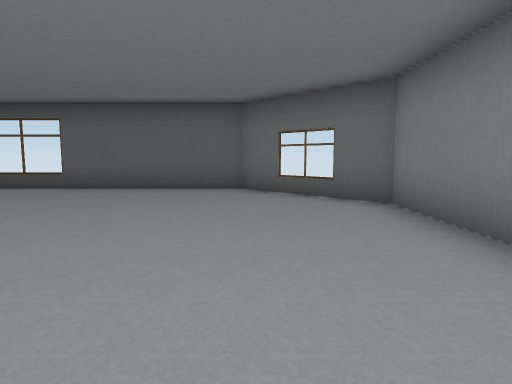
[1] (above)

15 first-person views from a walk through a scene from a Unity 3-D project. The camera is 1.5 m above the floor, tilts 6° down and sees 75° across. The floor is counted in squares, 2 m on a side. Each view is taken from the middle of a square. On the plan, view 1 faces up. The plan holds only what a view shows up to about 11 squares ahead; the rest is blank. The player is left out. Door leaves are left out, so doorways stand open.

[2]
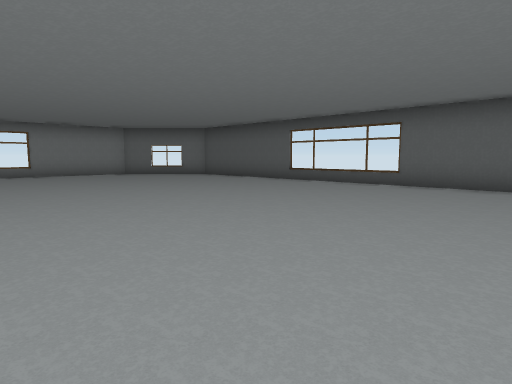

[3]
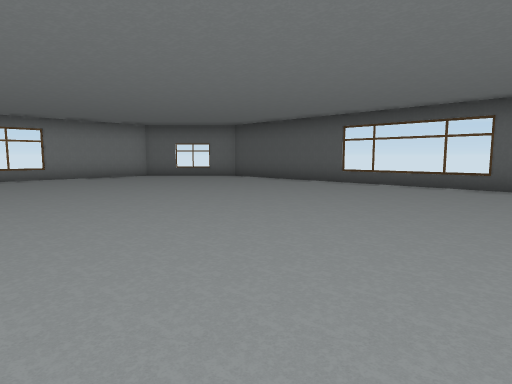

[4]
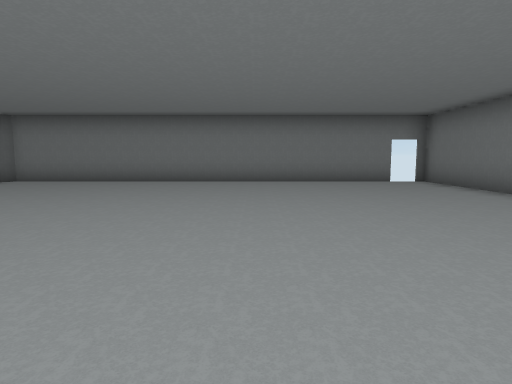

[5]
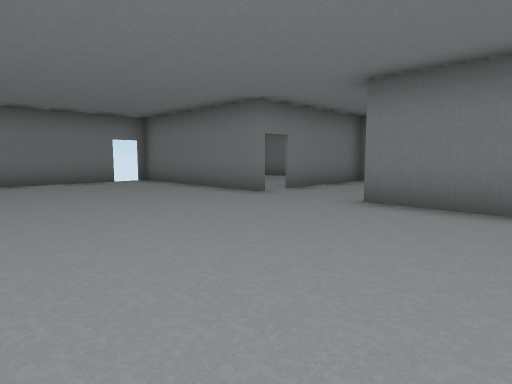

[6]
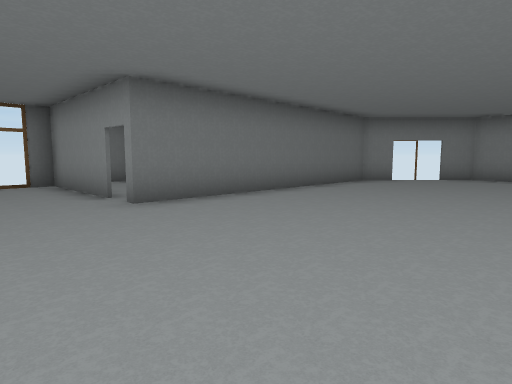

[7]
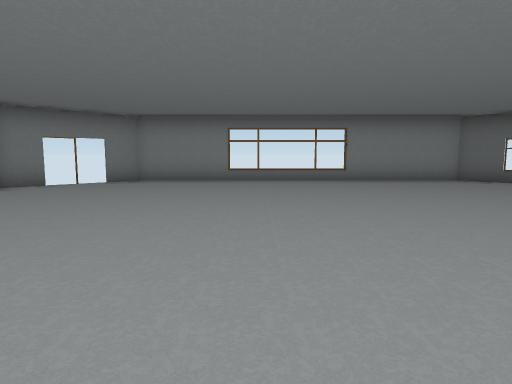

[8]
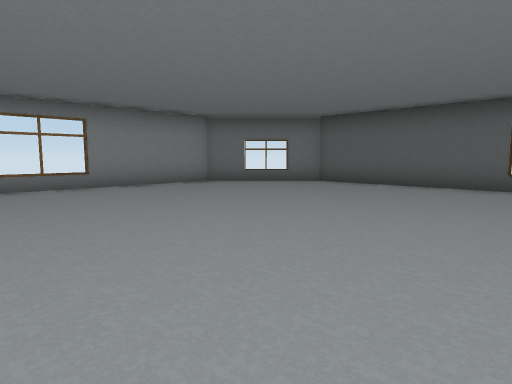

[9]
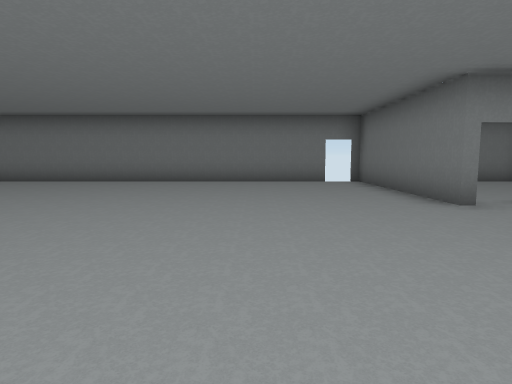

[10]
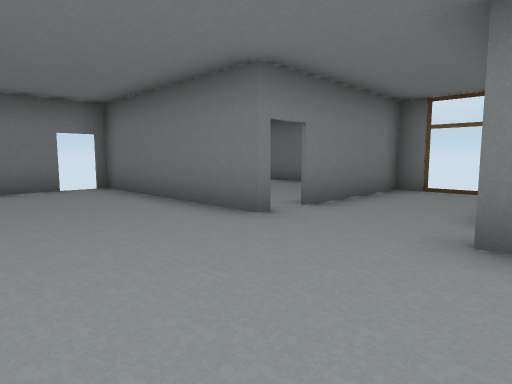

[11]
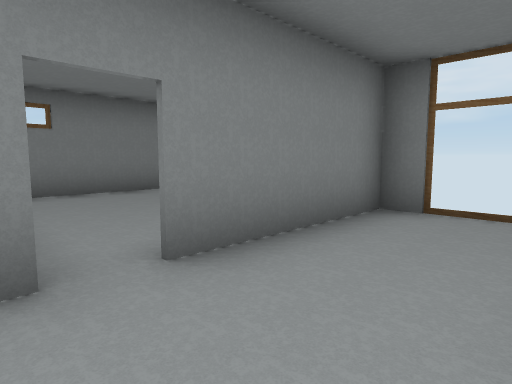

[12]
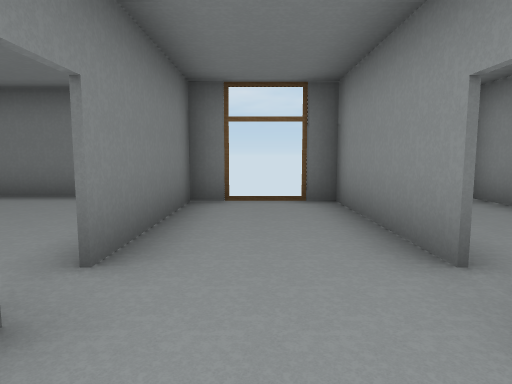

[13]
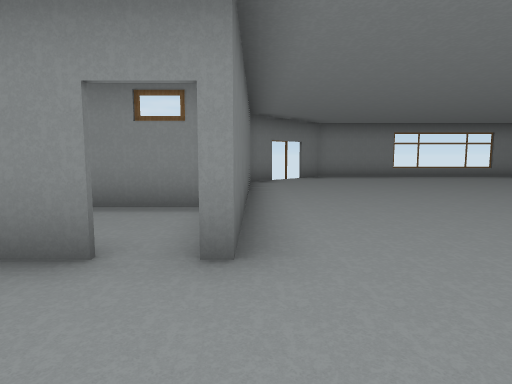

[14]
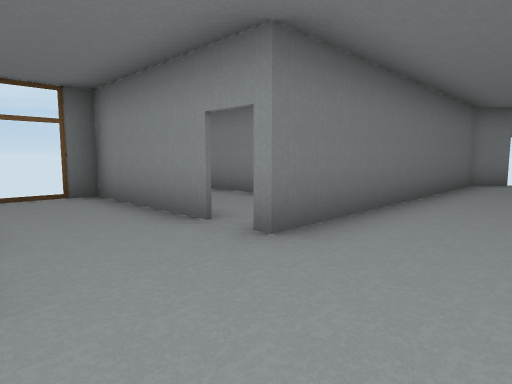

[15]
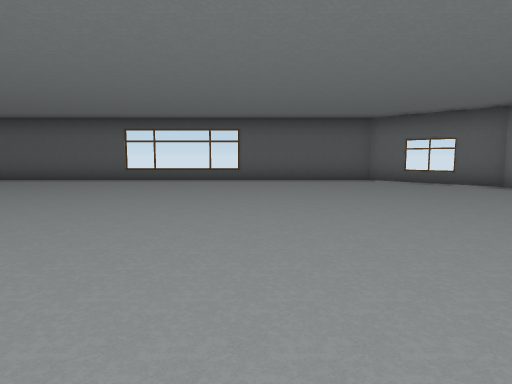

### Floor plan
Points are (right, up) in squares from view 1. A wall is a line through its corners. A room is listed if a view was taken in it or the views show most of it. See-through windows are left out.
Room 1 (views 1, 2, 3, 4, 5, 6, 7, 8, 9, 10, 11, 12, 13, 14, 15)
walls: (-2.9, -7.2) (2.2, -7.2); (-5.4, -8.1) (-5.4, -11.7); (-13.7, -6.4) (-13, -7.2) (-5.2, -7.2); (2.2, -6.9) (2.2, 5.3) (-0.3, 7.8) (-13, 7.8) (-15.5, 5.3) (-15.5, -4.6) (-14.8, -5.4); (-2.9, -11.7) (-2.9, -8.1)
ways out: open door at (-5, -8) to room 2; open door at (-3, -8); open door at (2, -6.5)
Room 2 (no view inside)
walls: (-7.5, -12.2) (-7, -12.2); (-7.9, -7.8) (-7.9, -12.1)
ways out: open door at (-5, -8) to room 1

Positions as (right, up) in squares from view 1, and headings:
1: (0, 0), facing up
2: (-1, -1), facing up-left
3: (-3, -1), facing up-left
4: (-8, -2), facing right
5: (-8, -2), facing down-right
6: (-3, -2), facing down-left
7: (-5, -1), facing left
8: (-7, -1), facing up-left
9: (-8, -4), facing right
10: (-6, -4), facing down-right
11: (-5, -7), facing down-right
12: (-4, -6), facing down
13: (-3, -7), facing left
14: (-3, -5), facing down-left
15: (-4, -3), facing up
